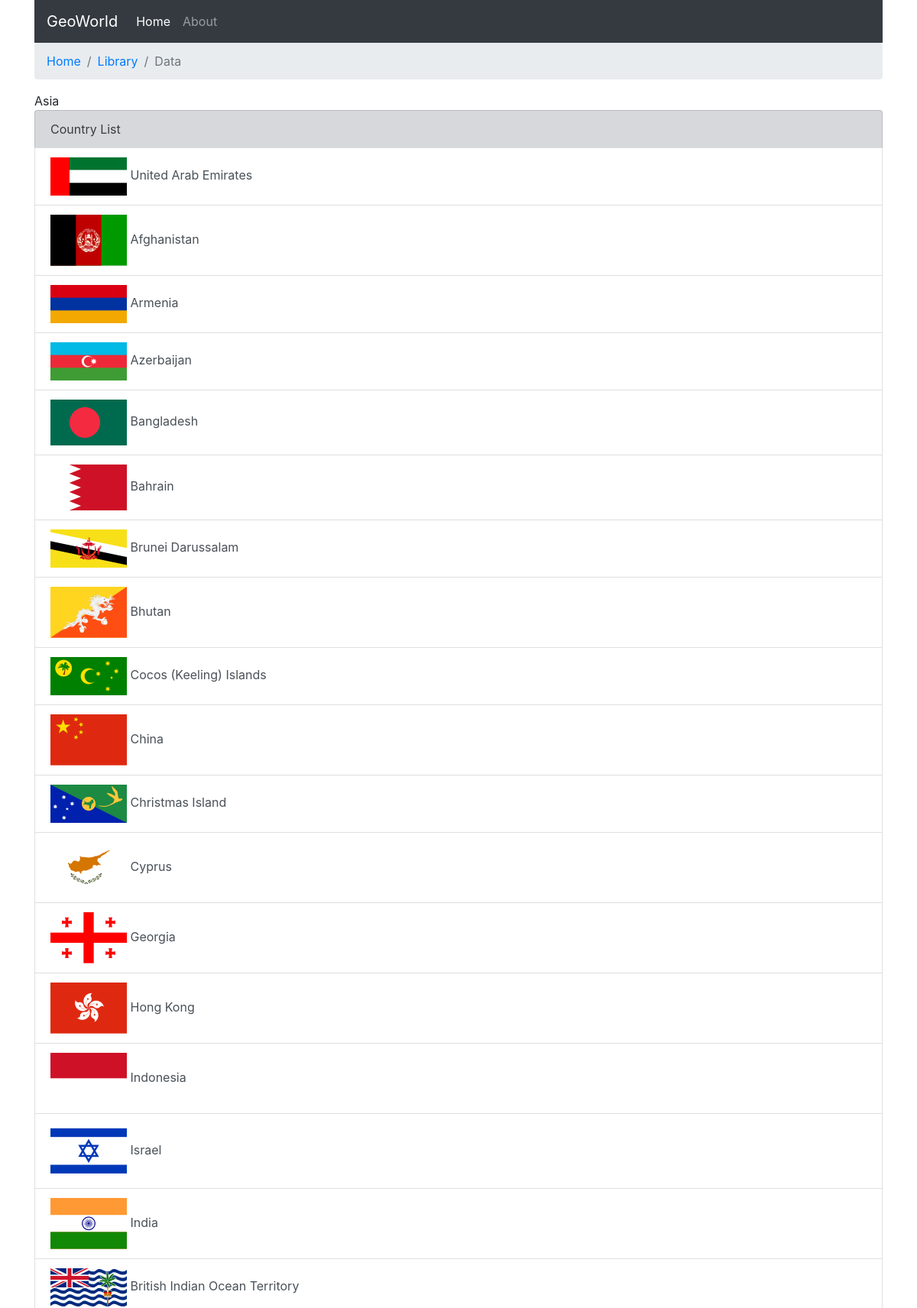
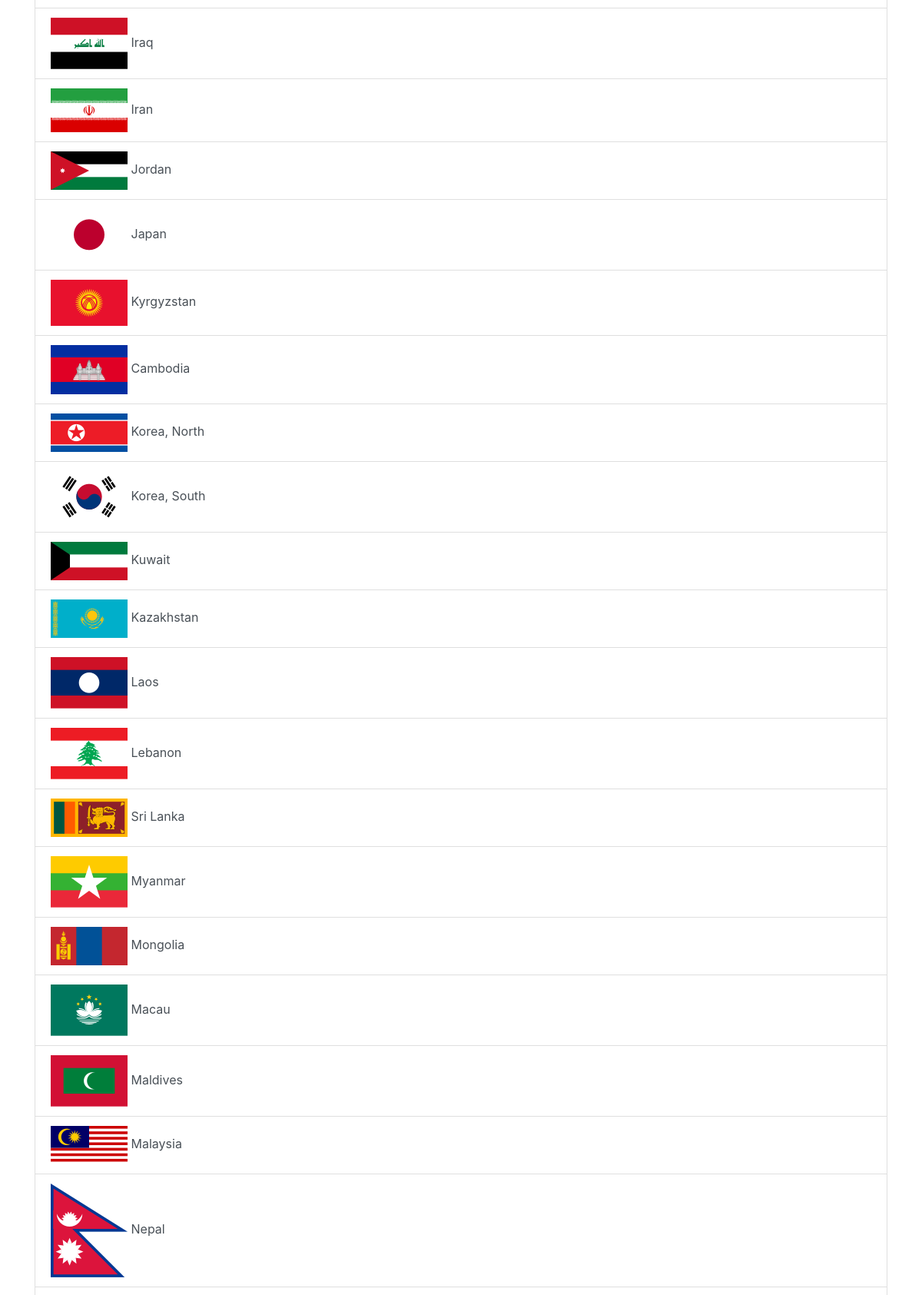
Page /continent.php?code=AS (upper part) on the committed database (2 pictures, top to bottom).
### tables this page shows
CREATE TABLE `continents` (
  `code` char(2) NOT NULL COMMENT 'Continent code',
  `name` varchar(255) DEFAULT NULL,
  `description` text NOT NULL
);

CREATE TABLE `countries` (
  `country_id` int(11) NOT NULL,
  `code` char(2) NOT NULL COMMENT 'Two-letter country code (ISO 3166-1 alpha-2)',
  `name` varchar(64) NOT NULL COMMENT 'English country name',
  `official_name` varchar(128) NOT NULL COMMENT 'Official English country name',
  `iso3` char(3) NOT NULL COMMENT 'Three-letter country code (ISO 3166-1 alpha-3)',
  `number` smallint(3) UNSIGNED ZEROFILL NOT NULL COMMENT 'Three-digit country number (ISO 3166-1 numeric)',
  `currency` varchar(128) NOT NULL,
  `capital` varchar(128) NOT NULL,
  `area` int(11) NOT NULL,
  `continent_code` char(2) NOT NULL,
  `coords` varchar(255) NOT NULL,
  `display_order` int(3) NOT NULL DEFAULT '900'
);

### functions.php (called while the page is built, shortened)
<?php
function getContinent(PDO $connection, $code) {
    $sql = "SELECT * FROM continents " . "WHERE code=?";
    $stmt = $connection->prepare($sql);
    $stmt->execute([$code]);
    $continent = $stmt->fetch();
    return $continent;
}
function getCountriesByContinent (PDO $connection, $code) {
    $sql = "SELECT * FROM countries WHERE continent_code=?";
    $stmt = $connection->prepare($sql);
    $stmt->execute([$code]);
    $countries = $stmt->fetchAll();
    return $countries;
}

### continent.php (the view)
<?php
include("functions.php");
$connection = connect();
$code = $_GET['code'];
$continent = getContinent($connection, $code);
$countries = getCountriesByContinent($connection, $code);
?>
<?php include("header.php"); ?>
    <main>
        <div class="container">
            <?= $continent['name'] ?>
            <div class="list-group">
                <div class="list-group-item list-group-item-secondary">Country List</div>
                <?php foreach ($countries as $countryItem) : ?>
                <a href="country.php?code=<?= $countryItem['code'] ?>" class="list-group-item list-group-item-action">
                    <img src="Source_Files/images/countries/png100px/<?= strtolower($countryItem['code']) ?>.png">
                    <?= $countryItem['name'] ?>
                </a>
                <?php endforeach; ?>
            </div>
        </div>
    </main>
<?php include("footer.php"); ?>

### rows in the picture
continents: name "Asia"
countries: shows a picture, name "United Arab Emirates"
countries: shows a picture, name "Afghanistan"
countries: shows a picture, name "Armenia"
countries: shows a picture, name "Azerbaijan"
countries: shows a picture, name "Bangladesh"
countries: shows a picture, name "Bahrain"
countries: shows a picture, name "Brunei Darussalam"
countries: shows a picture, name "Bhutan"
countries: shows a picture, name "Cocos (Keeling) Islands"
countries: shows a picture, name "China"
countries: shows a picture, name "Christmas Island"
countries: shows a picture, name "Cyprus"
countries: shows a picture, name "Georgia"
countries: shows a picture, name "Hong Kong"
countries: shows a picture, name "Indonesia"
countries: shows a picture, name "Israel"
countries: shows a picture, name "India"
countries: shows a picture, name "British Indian Ocean Territory"
countries: shows a picture, name "Iraq"
countries: shows a picture, name "Iran"
countries: shows a picture, name "Jordan"
countries: shows a picture, name "Japan"
countries: shows a picture, name "Kyrgyzstan"
countries: shows a picture, name "Cambodia"
countries: shows a picture, name "Korea, North"
countries: shows a picture, name "Korea, South"
countries: shows a picture, name "Kuwait"
countries: shows a picture, name "Kazakhstan"
countries: shows a picture, name "Laos"
countries: shows a picture, name "Lebanon"
countries: shows a picture, name "Sri Lanka"
countries: shows a picture, name "Myanmar"
countries: shows a picture, name "Mongolia"
countries: shows a picture, name "Macau"
countries: shows a picture, name "Maldives"
countries: shows a picture, name "Malaysia"
countries: shows a picture, name "Nepal"
